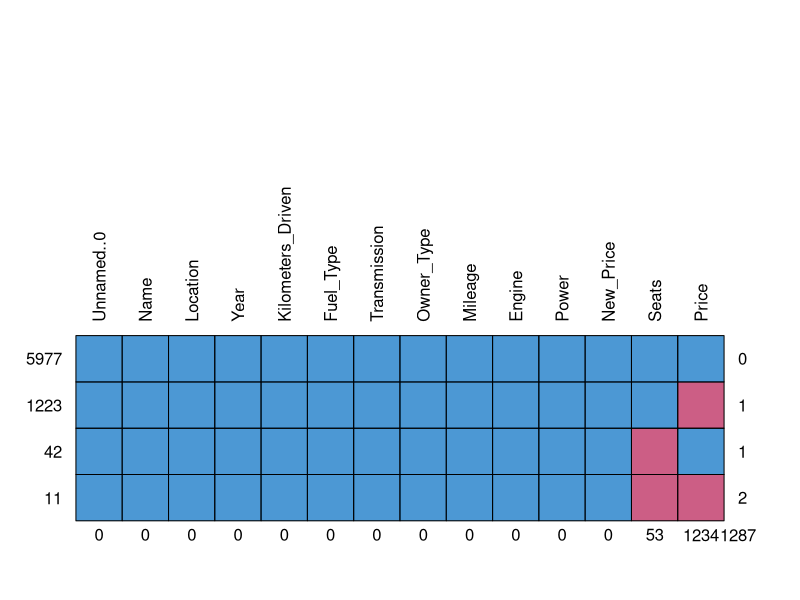
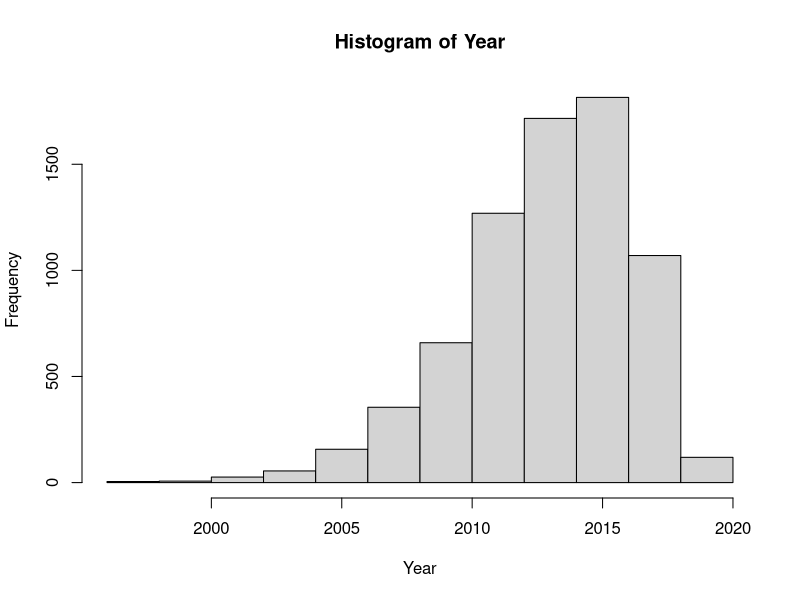
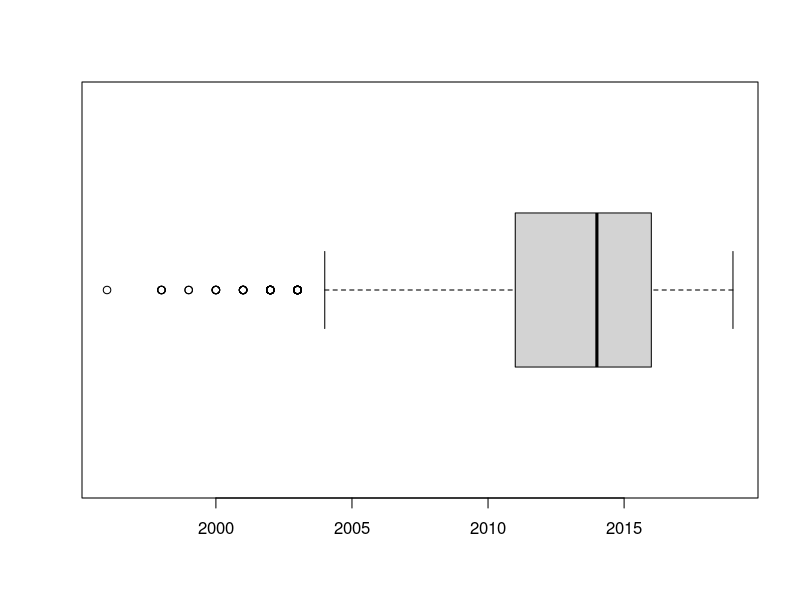
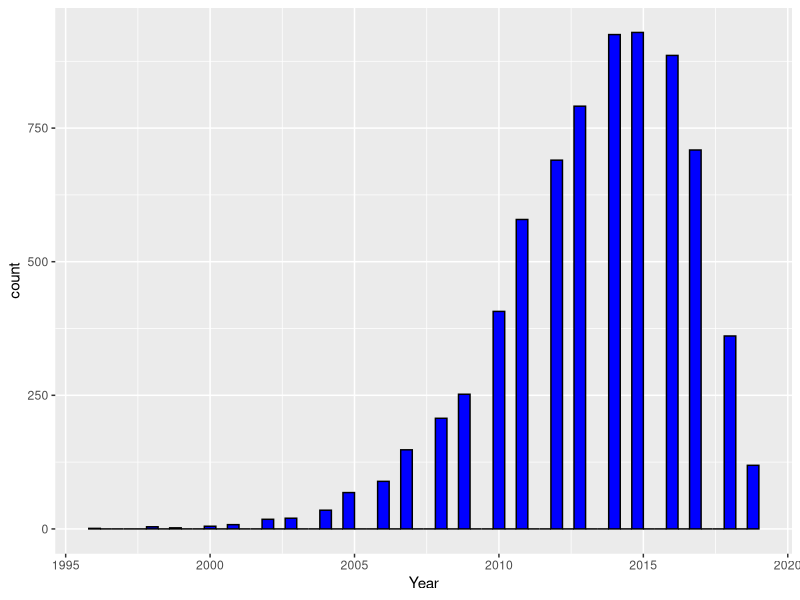
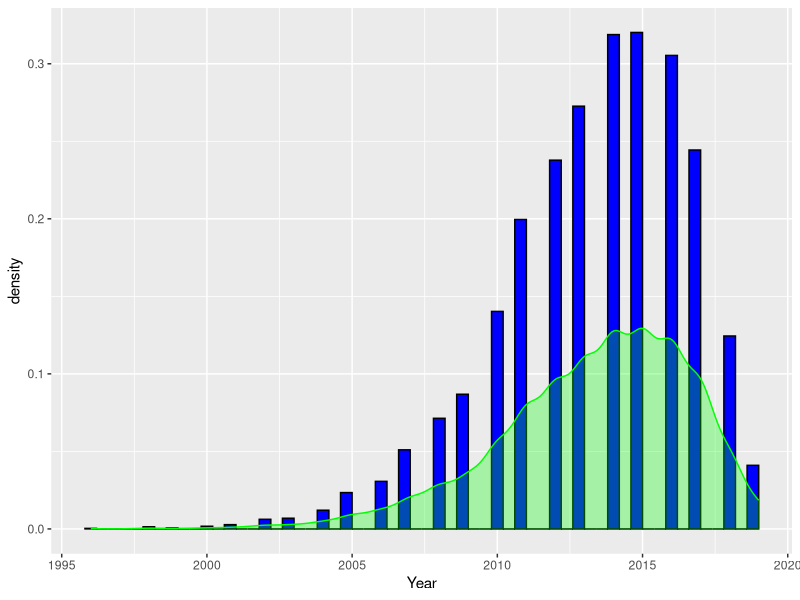
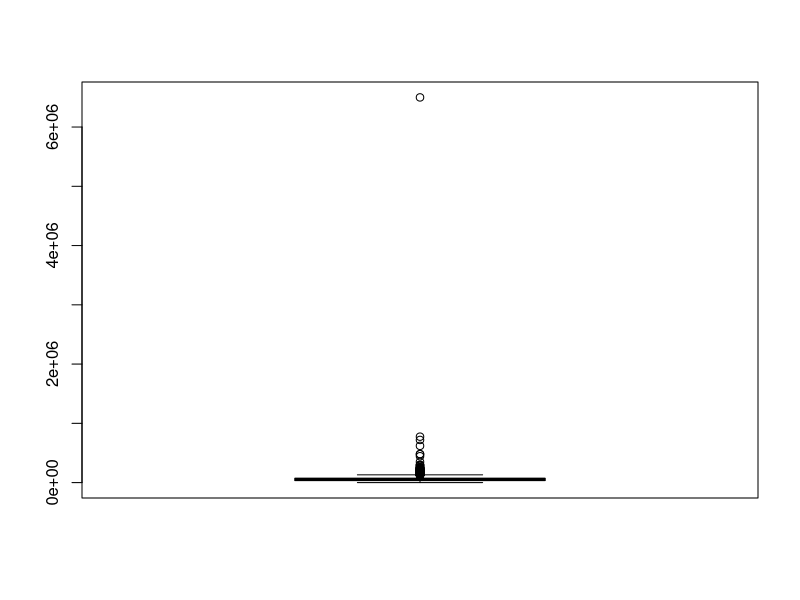
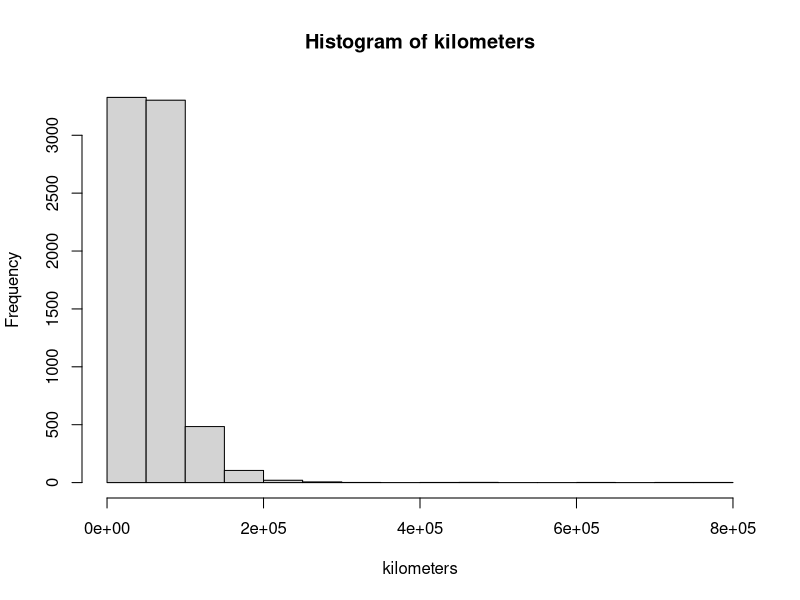
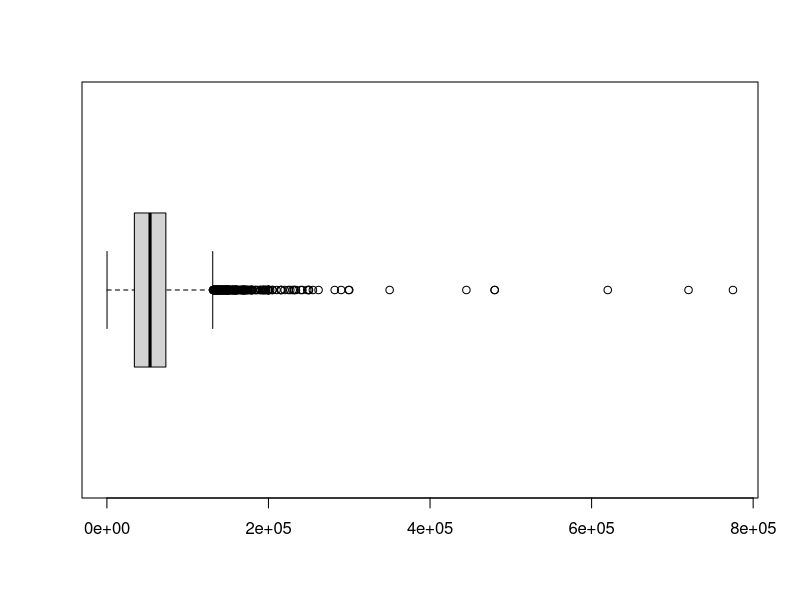

Write R code to recreate these figures, in order.
## ---- chunk 1
library(dplyr)
# install.packages("readr")
library(readr)
# install.packages("mice")
library(mice)
## ---- chunk 2
getwd() #obtener el directorio en el que estas 
data <- read.csv("coches.csv")
head(data)
names(data)
attach(data) #esto es para q cuando menciones una de las variables, no tengas q poner data$prize sino q puedes llamarla cuando quieras 
## ---- chunk 3
glimpse(data)
## ---- chunk 4
sum(is.na(data))
md.pattern(data, plot = TRUE, rotate.names=TRUE)

data %>% select(Name, Engine, Seats, Power, New_Price, Price) %>% filter(is.na(Engine) | is.na(Seats) | is.na(Power) | is.na(New_Price) | is.na(Price)) %>% arrange(Name) %>% distinct()

data[!sapply(data, function(x) all(x == ""))] #Así identificamos las columnas que tienen valores faltantes
## ---- chunk 5
library(ggplot2)
class(Year)
unique(Year)
h <- hist(Year)
h
sum(Year==2002)
boxplot(Year,horizontal = TRUE)

ggplot(data, aes(x=Year)) + geom_histogram(binwidth = 0.4,  fill="blue", colour="black")
ggplot(data, aes(x=Year)) + geom_histogram(aes(y=..density..), binwidth = 0.4,  fill="blue", colour="black")+geom_density(colour="green", fill="green",alpha=0.3)
## ---- chunk 6
names(data)
class(Kilometers_Driven)
unique(Kilometers_Driven)
sum(Kilometers_Driven>=55000)
summary(Kilometers_Driven) #7253 es el total
boxplot(Kilometers_Driven) # ese valor atípico q sale deberiamos plantearnos q hacer con él, es un valor excesivamente alto
which(Kilometers_Driven==6500000) #posicion del valor atipico
Kilometers_Driven
kilometers <- Kilometers_Driven[-2329] #quito ese valor, solo por probar, yo le estudiaría aparte
summary(kilometers)
hist(kilometers)
boxplot(kilometers, horizontal=TRUE)
k <- hist(kilometers)
k
ggplot(data, aes(Kilometers_Driven))+geom_histogram(aes(y=..density..), bins=50)+geom_density()+scale_x_log10()
## ---- chunk 7
names(data)
class(Fuel_Type)
Fuel_Type
unique(Fuel_Type)
ggplot(data, aes(x=Fuel_Type)) + geom_histogram(stat="count",binwidth = 0.4,  fill="blue", colour="black") 
summary(Fuel_Type)
## ---- chunk 8
class(Name)
Name
unique(Name)
summary(Name)

## ---- chunk 9
class(Location)
summary(Location) 
ggplot(data, aes(x=Location)) + geom_histogram(stat="count",binwidth = 0.4,  fill="blue", colour="black", ordered=TRUE)
## ---- chunk 10
class(Transmission)
Transmission
summary(Transmission)
ggplot(data, aes(x=Transmission)) + geom_histogram(stat="count",binwidth = 0.4,  fill="blue", colour="black", ordered=TRUE)
##podemos añadir tambien el porcentaje de los que son de cada tipo
## ---- chunk 11
class(Owner_Type)
summary(Owner_Type)
ggplot(data, aes(x=Owner_Type)) + geom_histogram(stat="count",binwidth = 0.4,  fill="blue", colour="black", ordered=TRUE)

## ---- chunk 12
class(Mileage)
summary(Mileage)
unique(Mileage)
ggplot(data, aes(x=Mileage, y = Price)) + geom_point()
## ---- chunk 13
class(Engine)
summary(Engine)
unique(Engine)
ggplot(data, aes(x=Engine)) + geom_histogram(stat="count",binwidth = 0.2,  fill="blue", colour="black", ordered=TRUE)
## ---- chunk 14
class(Power)
summary(Power)
unique(Power)
ggplot(data, aes(x=Power)) + geom_histogram(stat="count",binwidth = 0.2,  fill="blue", colour="black", ordered=TRUE)
## ---- chunk 15
class(Seats)
summary(Seats)
unique(Seats)
boxplot(Seats) # ese valor atípico q sale deberiamos plantearnos q hacer con él, es un valor excesivamente alto
Seats
hist(Seats)
boxplot(Seats, horizontal=TRUE)
s <- hist(Seats)
s
## ---- chunk 16
class(New_Price)
summary(New_Price)
unique(New_Price)
## ---- chunk 17
class(Price)
summary(Price)
boxplot(Price)
p <- hist(Price)
p
Price
ggplot(data, aes(x=Price)) + geom_histogram(stat="count",binwidth = 0.2,  fill="blue", colour="black", ordered=TRUE)
## ---- chunk 18
ggplot(data, aes(Year, Price))+geom_boxplot(aes(group=Year))+geom_jitter(alpha=0.1)+geom_smooth(method="loess")+scale_y_log10()
